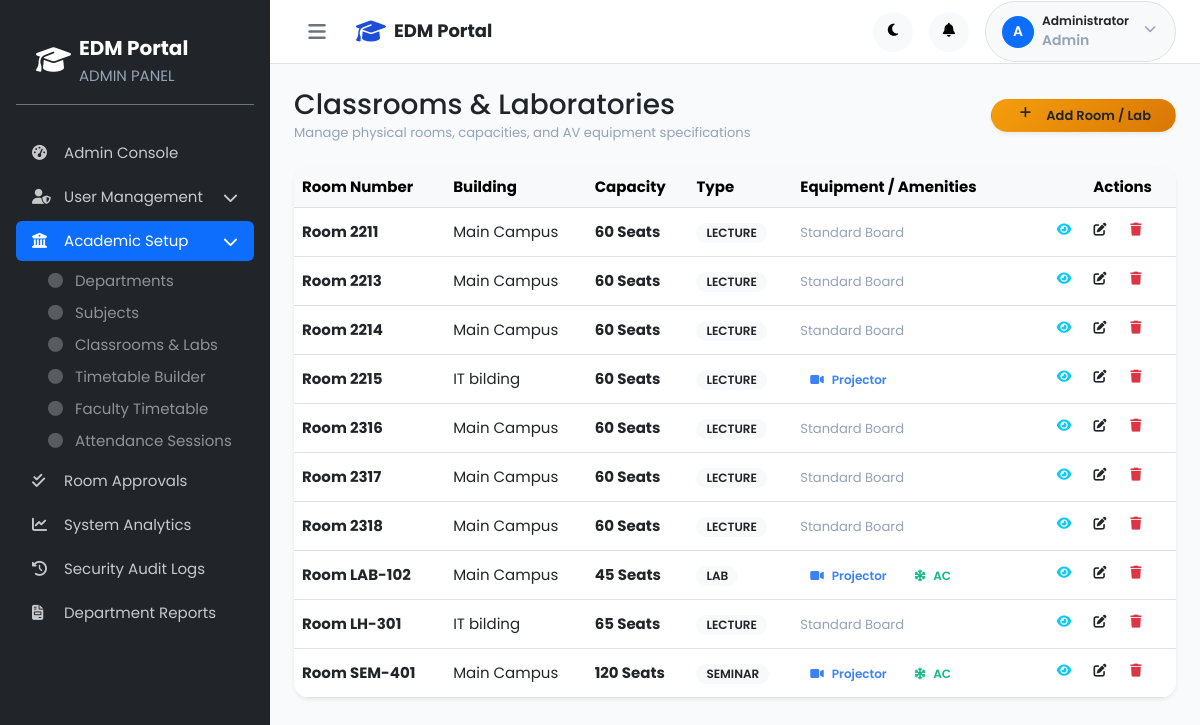
Screenshot of /admin/manage_classrooms.php (signed in) with the database file from the repository.
### tables this page shows
CREATE TABLE `classrooms` (
  `id` int(10) UNSIGNED NOT NULL,
  `room_number` varchar(20) NOT NULL,
  `building` varchar(80) DEFAULT NULL,
  `building_name` varchar(80) DEFAULT NULL,
  `floor` varchar(20) DEFAULT NULL,
  `capacity` smallint(5) UNSIGNED NOT NULL DEFAULT 60,
  `type` enum('lecture','lab','seminar','smart') NOT NULL DEFAULT 'lecture',
  `latitude` decimal(10,7) DEFAULT NULL,
  `longitude` decimal(10,7) DEFAULT NULL,
  `has_projector` tinyint(1) NOT NULL DEFAULT 0,
  `has_ac` tinyint(1) NOT NULL DEFAULT 0,
  `has_smart_board` tinyint(1) NOT NULL DEFAULT 0,
  `status` enum('available','maintenance','reserved') NOT NULL DEFAULT 'available',
  `created_at` timestamp NOT NULL DEFAULT current_timestamp(),
  `updated_at` timestamp NOT NULL DEFAULT current_timestamp() ON UPDATE current_timestamp()
);

### admin/manage_classrooms.php (the view, shortened to what this page needs)
<?php
$db = getDB();
$classrooms = $db->query("
    SELECT c.*,
           (SELECT COUNT(*) FROM classroom_bookings cb WHERE cb.classroom_id = c.id) AS booking_count,
           (SELECT COUNT(*) FROM attendance_sessions ses WHERE ses.classroom_id = c.id) AS session_count
    FROM classrooms c
    ORDER BY c.room_number ASC
")->fetchAll();
require_once __DIR__ . '/../includes/header.php';
?>
<div class="d-flex" id="wrapper">
    <?php require_once __DIR__ . '/../includes/sidebar.php'; ?>
    <div id="page-content-wrapper" class="w-100">
        <?php require_once __DIR__ . '/../includes/navbar.php'; ?>
        <div class="container-fluid p-4">
            <div class="d-flex justify-content-between align-items-center mb-4 flex-wrap gap-2">
                <div>
                    <h1 class="h3 font-weight-bold text-dark mb-0">Classrooms & Laboratories</h1>
                    <p class="text-muted small mb-0">Manage physical rooms, capacities, and AV equipment specifications</p>
                </div>
                <button type="button" class="btn btn-warning text-dark rounded-pill btn-sm px-4 font-weight-600 shadow-sm" data-bs-toggle="modal" data-bs-target="#newRoomModal">
                    <i class="fas fa-plus me-1"></i> Add Room / Lab
                </button>
            </div>
            <div class="card border-0 shadow-sm" style="border-radius: 16px;">
                <div class="table-responsive">
                    <table class="table align-middle table-hover mb-0">
                        <thead class="table-light">
                            <tr>
                                <th>Room Number</th>
                                <th>Building</th>
                                <th>Capacity</th>
                                <th>Type</th>
                                <th>Equipment / Amenities</th>
                                <th class="text-end pe-4">Actions</th>
                            </tr>
                        </thead>
                        <tbody>
                            <?php if (empty($classrooms)): ?>
                                <tr>
                                    <td colspan="6" class="text-center py-4 text-muted">No classrooms or laboratories configured yet.</td>
                                </tr>
                            <?php else: ?>
                                <?php foreach ($classrooms as $c): ?>
                                    <tr>
                                        <td><strong>Room <?= htmlspecialchars($c['room_number']) ?></strong></td>
                                        <td><?= htmlspecialchars($c['building_name'] ?? 'Main Campus') ?></td>
                                        <td><strong><?= $c['capacity'] ?> Seats</strong></td>
                                        <td><span class="badge bg-light text-dark text-uppercase small"><?= htmlspecialchars($c['type']) ?></span></td>
                                        <td>
                                            <?php if ($c['has_projector']): ?>
                                                <span class="badge bg-info-light text-info me-1"><i class="fas fa-video me-1"></i> Projector</span>
                                            <?php endif; ?>
                                            <?php if ($c['has_ac']): ?>
                                                <span class="badge bg-success-light text-success me-1"><i class="fas fa-snowflake me-1"></i> AC</span>
                                            <?php endif; ?>
                                            <?php if (!$c['has_projector'] && !$c['has_ac']): ?>
                                                <span class="text-muted small">Standard Board</span>
                                            <?php endif; ?>
                                        </td>
                                        <td class="text-end pe-4">
                                            <div class="d-inline-flex align-items-center gap-1">
                                                <button type="button" class="btn btn-sm btn-icon btn-outline-info rounded-circle"
                                                        title="View Room Specifications" aria-label="View Room"
                                                        onclick='viewRoom(<?= json_encode($c, JSON_HEX_TAG | JSON_HEX_APOS | JSON_HEX_QUOT | JSON_HEX_AMP) ?>)'>
                                                    <i class="fas fa-eye"></i>
                                                </button>
                                                <button type="button" class="btn btn-sm btn-icon btn-outline-warning text-dark rounded-circle"
                                                        title="Edit Classroom / Lab" aria-label="Edit Room"
                                                        onclick='editRoom(<?= json_encode($c, JSON_HEX_TAG | JSON_HEX_APOS | JSON_HEX_QUOT | JSON_HEX_AMP) ?>)'>
                                                    <i class="fas fa-edit"></i>
                                                </button>
                                                <button type="button" class="btn btn-sm btn-icon btn-outline-danger rounded-circle"
                                                        title="Delete Room" aria-label="Delete Room"
                                                        onclick="deleteRoom(<?= $c['id'] ?>, '<?= htmlspecialchars(addslashes($c['room_number'])) ?>')">
                                                    <i class="fas fa-trash"></i>
                                                </button>
                                            </div>
                                        </td>
                                    </tr>
                                <?php endforeach; ?>
                            <?php endif; ?>
                        </tbody>
                    </table>
                </div>
            </div>
        </div>
    </div>
</div>
<?php require_once __DIR__ . '/../includes/footer.php'; ?>

### rows the page displays
classrooms: room_number "2211", building_name "Main Campus", capacity "60", type "LECTURE", has_projector "Standard Board"
classrooms: room_number "2213", building_name "Main Campus", capacity "60", type "LECTURE", has_projector "Standard Board"
classrooms: room_number "2214", building_name "Main Campus", capacity "60", type "LECTURE", has_projector "Standard Board"
classrooms: room_number "2215", building_name "IT bilding", capacity "60", type "LECTURE", has_projector 1 (drawn)
classrooms: room_number "2316", building_name "Main Campus", capacity "60", type "LECTURE", has_projector "Standard Board"
classrooms: room_number "2317", building_name "Main Campus", capacity "60", type "LECTURE", has_projector "Standard Board"
classrooms: room_number "2318", building_name "Main Campus", capacity "60", type "LECTURE", has_projector "Standard Board"
classrooms: room_number "LAB-102", building_name "Main Campus", capacity "45", type "LAB", has_projector 1 (drawn), has_ac 1 (drawn)
classrooms: room_number "LH-301", building_name "IT bilding", capacity "65", type "LECTURE", has_projector "Standard Board"
classrooms: room_number "SEM-401", building_name "Main Campus", capacity "120", type "SEMINAR", has_projector 1 (drawn), has_ac 1 (drawn)

### other values shown
$currentRole "ADMIN"
$item['label'] "Admin Console"
$item['label'] "User Management"
$item['label'] "Academic Setup"
$child['label'] "Departments"
$child['label'] "Subjects"
$child['label'] "Classrooms & Labs"
$child['label'] "Timetable Builder"
$child['label'] "Faculty Timetable"
$child['label'] "Attendance Sessions"
$item['label'] "Room Approvals"
$item['label'] "System Analytics"
$item['label'] "Security Audit Logs"
$item['label'] "Department Reports"
substr($userName, 0, 1) "A"
